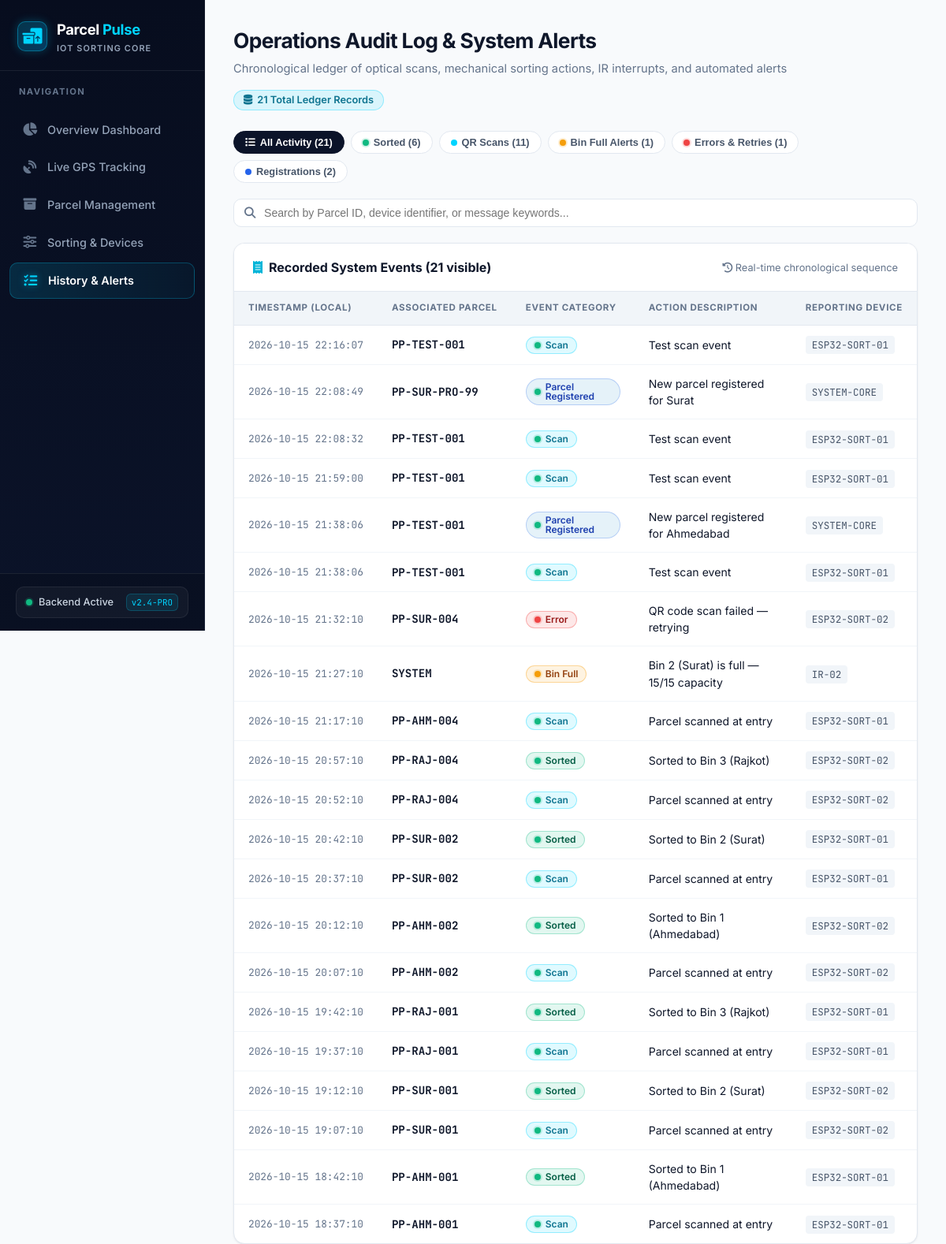
Before: /history with the older database file.
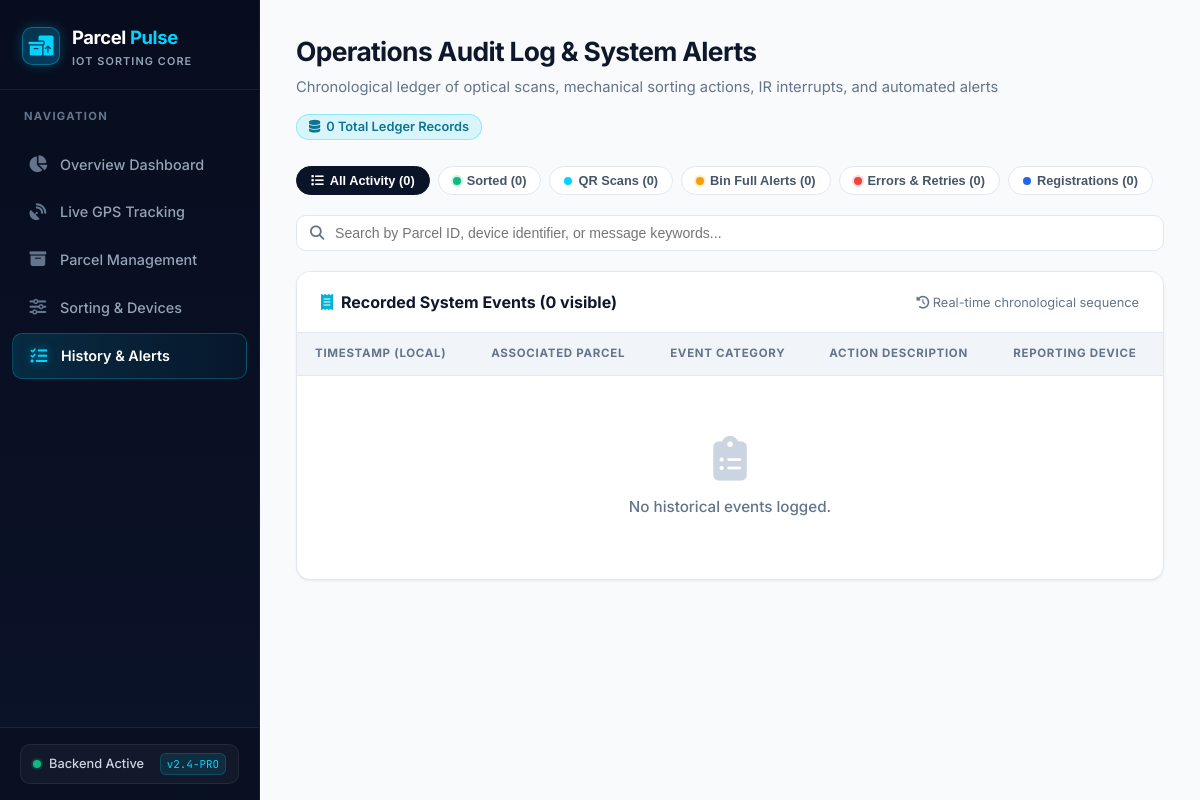
After: the same page with the newer database file.
### tables this page shows
CREATE TABLE sorting_events (
            id INTEGER PRIMARY KEY AUTOINCREMENT,
            parcel_id TEXT NOT NULL,
            event_type TEXT NOT NULL,
            description TEXT,
            device_id TEXT,
            created_at TEXT DEFAULT (datetime('now','localtime'))
        );

### app.py (the view)
@app.route('/history')
def history():
    db = get_db()
    events = db.execute('SELECT * FROM sorting_events ORDER BY created_at DESC').fetchall()
    return render_template('history.html', events=events)

### app.py (called while the page is built)
def get_db():
    if 'db' not in g:
        g.db = sqlite3.connect(DATABASE)
        g.db.row_factory = sqlite3.Row
    return g.db

### templates/history.html (shortened to what the changed rows need)
{% extends "base.html" %}
{% block content %}
<div class="page-header page-header-row">
    <div>
        <h1 class="page-title">Operations Audit Log & System Alerts</h1>
    </div>
    <div class="header-actions">
        <span class="badge badge-scan" style="font-size: 0.8rem; padding: 6px 12px;">
            <i class="fas fa-database"></i> {{ events|length }} Total Ledger Records
        </span>
    </div>
</div>
{% set sorted_count = events|selectattr('event_type', 'equalto', 'sorted')|list|length %}
{% set scan_count = events|selectattr('event_type', 'equalto', 'scan')|list|length %}
{% set bin_full_count = events|selectattr('event_type', 'equalto', 'bin_full')|list|length %}
{% set error_count = events|selectattr('event_type', 'equalto', 'error')|list|length %}
{% set reg_count = events|selectattr('event_type', 'equalto', 'parcel_registered')|list|length %}
<div class="filter-chips">
    <button class="chip-btn active" onclick="setChipFilter('all', this)">
        <i class="fas fa-list"></i> All Activity ({{ events|length }})
    </button>
    <button class="chip-btn" onclick="setChipFilter('sorted', this)">
        <span class="status-dot online"></span> Sorted ({{ sorted_count }})
    </button>
    <button class="chip-btn" onclick="setChipFilter('scan', this)">
        <span class="status-dot" style="background: var(--cyan-500);"></span> QR Scans ({{ scan_count }})
    </button>
    <button class="chip-btn" onclick="setChipFilter('bin_full', this)">
        <span class="status-dot warning"></span> Bin Full Alerts ({{ bin_full_count }})
    </button>
    <button class="chip-btn" onclick="setChipFilter('error', this)">
        <span class="status-dot offline"></span> Errors & Retries ({{ error_count }})
    </button>
    <button class="chip-btn" onclick="setChipFilter('parcel_registered', this)">
        <span class="status-dot" style="background: var(--blue-600);"></span> Registrations ({{ reg_count }})
    </button>
</div>
<div class="table-card">
    <div class="table-header-bar">
        <div class="table-title">
            <span>Recorded System Events (<span id="visible-events-count">{{ events|length }}</span> visible)</span>
        </div>
    </div>
    <div class="table-wrapper">
        <table id="history-table">
            <thead>
                <tr>
                    <th>Timestamp (Local)</th>
                    <th>Associated Parcel</th>
                    <th>Event Category</th>
                    <th>Action Description</th>
                    <th>Reporting Device</th>
                </tr>
            </thead>
            <tbody>
                {% for event in events %}
                <tr>
                    <td class="font-mono" style="font-size: 0.8rem; color: var(--text-muted); white-space: nowrap;">
                        {{ event.created_at }}
                    </td>
                    <td>
                        <strong class="font-mono" style="color: var(--text-primary); font-size: 0.88rem;">
                            {{ event.parcel_id }}
                        </strong>
                    </td>
                    <td>
                        <span class="badge badge-{{ event.event_type }}">
                            <span class="status-dot {% if event.event_type == 'sorted' %}online{% elif event.event_type == 'scan' %}online pulse{% elif event.event_type == 'bin_full' %}warning{% elif event.event_type == 'error' %}offline{% else %}online{% endif %}"></span>
                            {{ event.event_type|replace('_', ' ') }}
                        </span>
                    </td>
                    <td style="font-size: 0.88rem; color: var(--text-primary);">
                        {{ event.description }}
                    </td>
                    <td>
                        <code class="font-mono" style="font-size: 0.78rem; background: var(--bg-surface-subtle); padding: 3px 8px; border-radius: 4px; color: var(--text-secondary);">
                            {{ event.device_id or 'SYSTEM-CORE' }}
                        </code>
                    </td>
                </tr>
                {% else %}
                <tr>
                    <td colspan="5">
                        <div class="empty-state">
                            <i class="fas fa-clipboard-list"></i>
                            <p>No historical events logged.</p>
                        </div>
                    </td>
                </tr>
                {% endfor %}
            </tbody>
        </table>
    </div>
</div>
{% endblock %}

Changed rows visible on the page:
removed sorting_events: created_at "2026-10-15 22:16:07", parcel_id "PP-TEST-001", event_type "Scan", description "Test scan event", device "ESP32-SORT-01"
removed sorting_events: created_at "2026-10-15 22:08:49", parcel_id "PP-SUR-PRO-99", event_type "Parcel Registered", description "New parcel registered for Surat", device_id "SYSTEM-CORE"
removed sorting_events: created_at "2026-10-15 22:08:32", parcel_id "PP-TEST-001", event_type "Scan", description "Test scan event", device "ESP32-SORT-01"
removed sorting_events: created_at "2026-10-15 21:59:00", parcel_id "PP-TEST-001", event_type "Scan", description "Test scan event", device "ESP32-SORT-01"
removed sorting_events: created_at "2026-10-15 21:38:06", parcel_id "PP-TEST-001", event_type "Parcel Registered", description "New parcel registered for Ahmedabad", device_id "SYSTEM-CORE"
removed sorting_events: created_at "2026-10-15 21:38:06", parcel_id "PP-TEST-001", event_type "Scan", description "Test scan event", device "ESP32-SORT-01"
removed sorting_events: created_at "2026-10-15 21:32:10", parcel_id "PP-SUR-004", event_type "Error", description "QR code scan failed — retrying", device "ESP32-SORT-02"
removed sorting_events: created_at "2026-10-15 21:27:10", parcel_id "SYSTEM", event_type "Bin Full", description "Bin 2 (Surat) is full — 15/15 capacity", device "IR-02"
removed sorting_events: created_at "2026-10-15 21:17:10", parcel_id "PP-AHM-004", event_type "Scan", description "Parcel scanned at entry", device "ESP32-SORT-01"
removed sorting_events: created_at "2026-10-15 20:57:10", parcel_id "PP-RAJ-004", event_type "Sorted", description "Sorted to Bin 3 (Rajkot)", device "ESP32-SORT-02"
removed sorting_events: created_at "2026-10-15 20:52:10", parcel_id "PP-RAJ-004", event_type "Scan", description "Parcel scanned at entry", device "ESP32-SORT-02"
removed sorting_events: created_at "2026-10-15 20:42:10", parcel_id "PP-SUR-002", event_type "Sorted", description "Sorted to Bin 2 (Surat)", device "ESP32-SORT-01"
removed sorting_events: created_at "2026-10-15 20:37:10", parcel_id "PP-SUR-002", event_type "Scan", description "Parcel scanned at entry", device "ESP32-SORT-01"
removed sorting_events: created_at "2026-10-15 20:12:10", parcel_id "PP-AHM-002", event_type "Sorted", description "Sorted to Bin 1 (Ahmedabad)", device "ESP32-SORT-02"
removed sorting_events: created_at "2026-10-15 20:07:10", parcel_id "PP-AHM-002", event_type "Scan", description "Parcel scanned at entry", device "ESP32-SORT-02"
removed sorting_events: created_at "2026-10-15 19:42:10", parcel_id "PP-RAJ-001", event_type "Sorted", description "Sorted to Bin 3 (Rajkot)", device "ESP32-SORT-01"
removed sorting_events: created_at "2026-10-15 19:37:10", parcel_id "PP-RAJ-001", event_type "Scan", description "Parcel scanned at entry", device "ESP32-SORT-01"
removed sorting_events: created_at "2026-10-15 19:12:10", parcel_id "PP-SUR-001", event_type "Sorted", description "Sorted to Bin 2 (Surat)", device "ESP32-SORT-02"
removed sorting_events: created_at "2026-10-15 19:07:10", parcel_id "PP-SUR-001", event_type "Scan", description "Parcel scanned at entry", device "ESP32-SORT-02"
removed sorting_events: created_at "2026-10-15 18:42:10", parcel_id "PP-AHM-001", event_type "Sorted", description "Sorted to Bin 1 (Ahmedabad)", device "ESP32-SORT-01"
removed sorting_events: created_at "2026-10-15 18:37:10", parcel_id "PP-AHM-001", event_type "Scan", description "Parcel scanned at entry", device "ESP32-SORT-01"
Other visible differences:
{{ events|length }}: "21" → "0"
{{ sorted_count }}: "6" → "0"
{{ scan_count }}: "11" → "0"
{{ bin_full_count }}: "1" → "0"
{{ error_count }}: "1" → "0"
{{ reg_count }}: "2" → "0"
text now shown: "No historical events logged."
